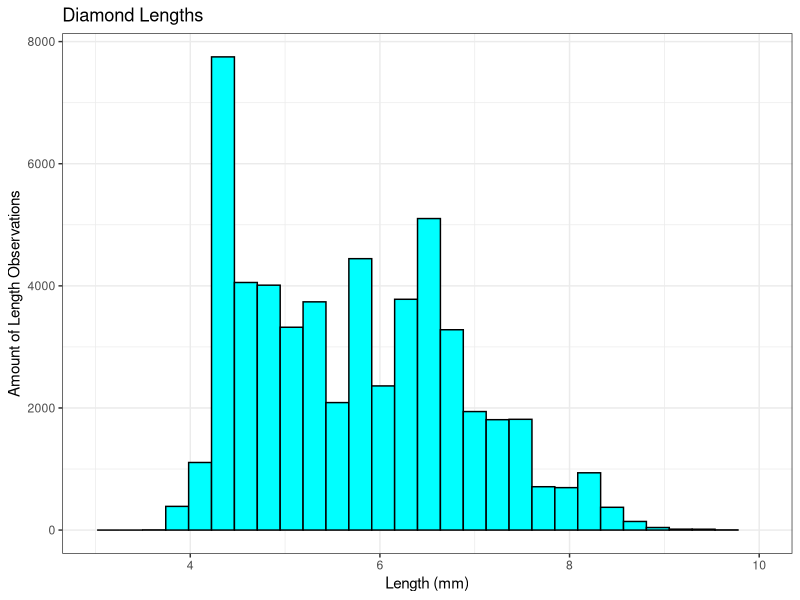
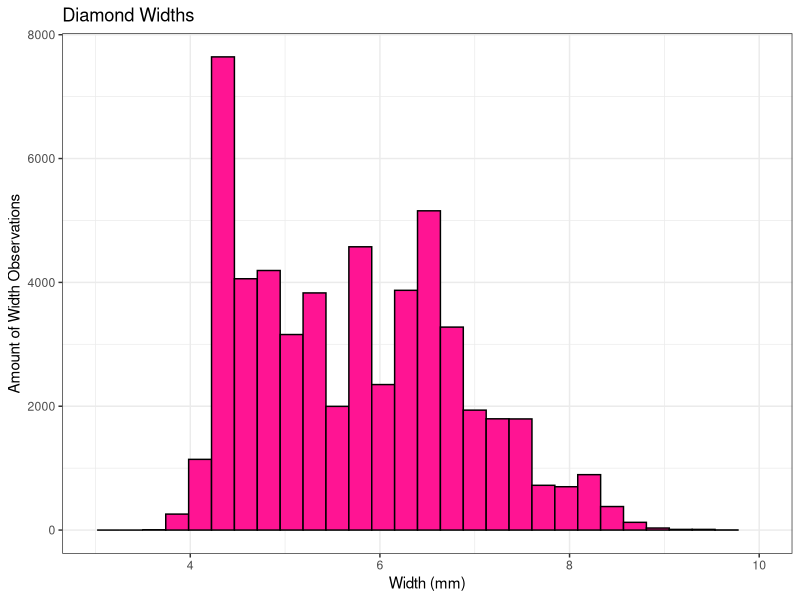
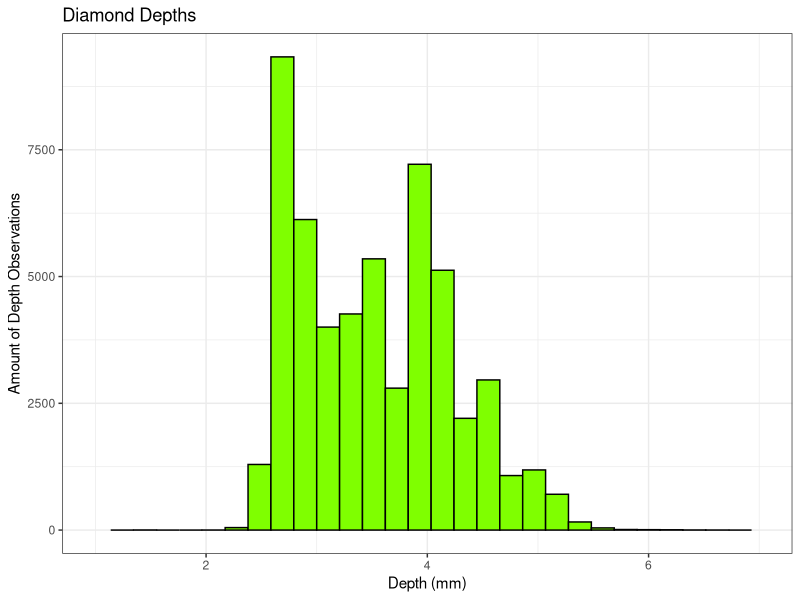
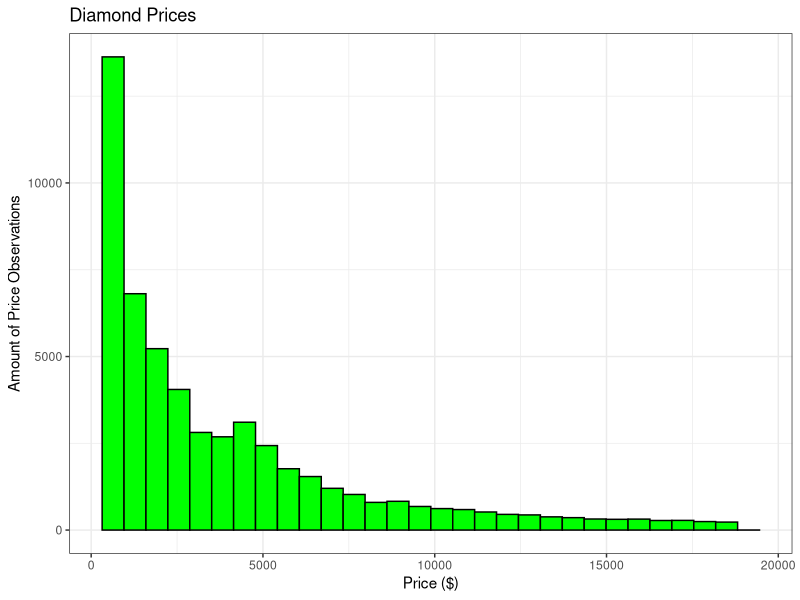
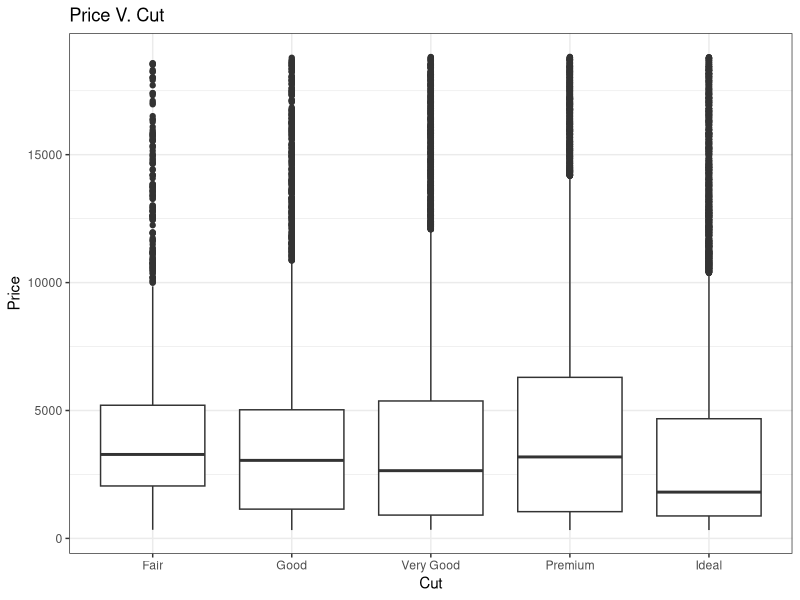
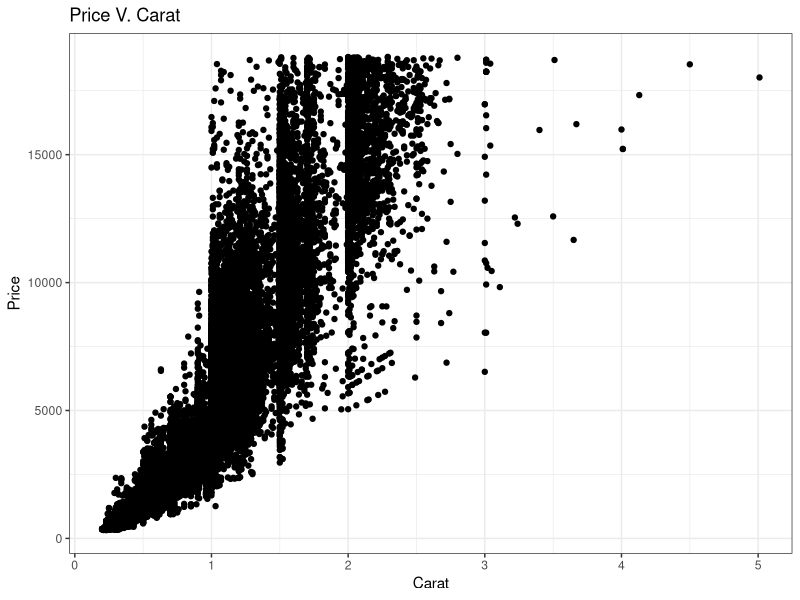
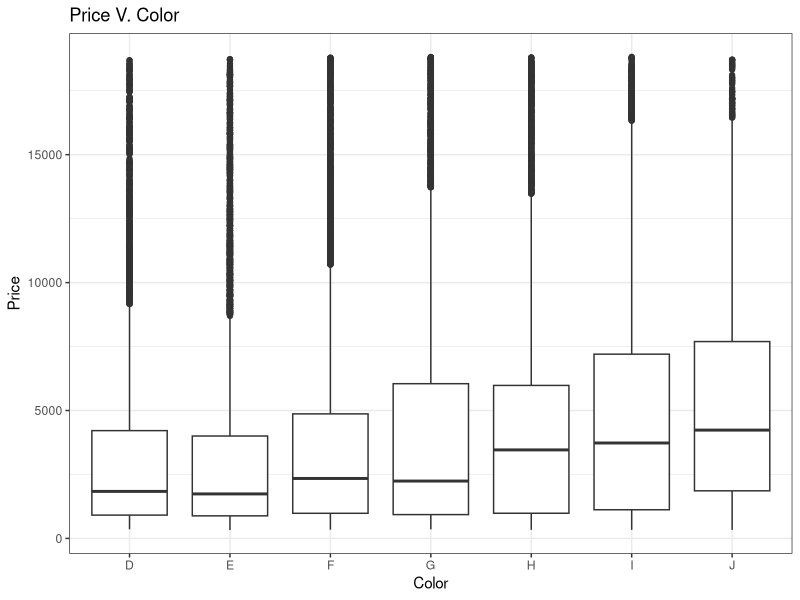
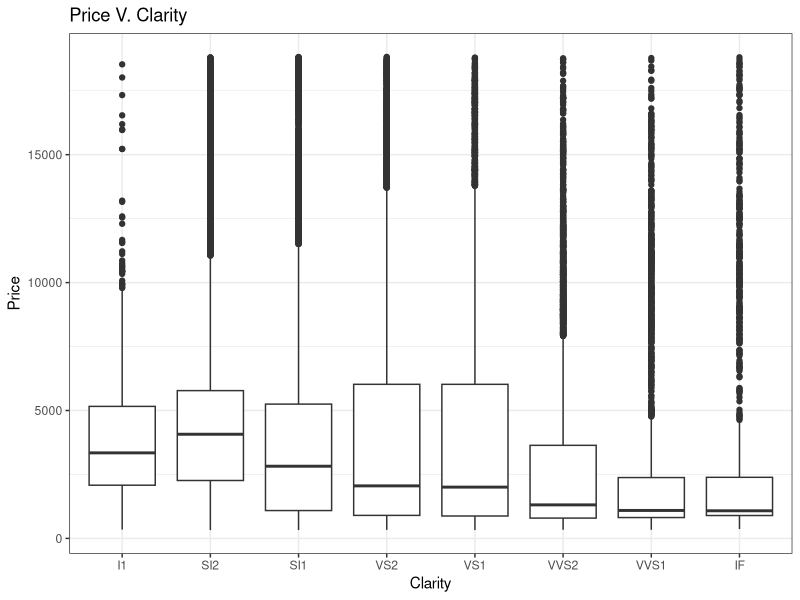

R code for these plots, in order:
## ---- chunk 1
knitr::opts_chunk$set(echo = TRUE)
## ---- chunk 2
library(tidyverse)
library(knitr)
library(dplyr)
library(gridExtra)
?diamonds
head(diamonds)
## ---- chunk 3
#Diamond Length (x)
ggplot(data = diamonds, aes(x)) +
  geom_histogram(fill = 'cyan', color = 'Black') +
  xlim(3,10) +
  theme_bw() +
  labs(x = "Length (mm)",
       y = "Amount of Length Observations",
       title = "Diamond Lengths")
## ---- chunk 4
#Diamond Width (y)
ggplot(data = diamonds, aes(y)) +
  geom_histogram(fill = 'deeppink', color = 'black') +
  xlim(3,10) +
  theme_bw() +
  labs(x = "Width (mm)",
       y = "Amount of Width Observations",
       title = "Diamond Widths")
## ---- chunk 5
#Diamond Depth (z)
ggplot(data = diamonds, aes(z)) +
  geom_histogram(fill = 'chartreuse', color = 'black') +
  xlim(1,7) +
  theme_bw() +
  labs(x = "Depth (mm)",
       y = "Amount of Depth Observations",
       title = "Diamond Depths")
## ---- chunk 6
#Exploring distributiuon of Prices
ggplot(data = diamonds, aes(price)) +
  geom_histogram(fill = 'green', color = 'black') +
  theme_bw() +
  labs(x = "Price ($)",
       y = "Amount of Price Observations",
       title = "Diamond Prices")
## ---- chunk 7
ggplot(data = diamonds, aes(x = cut, y = price)) +
  geom_boxplot() +
  theme_bw() +
  labs(x = "Cut",
       y = "Price",
       title = "Price V. Cut")
## ---- chunk 8
ggplot(data = diamonds, aes(x = carat, y = price)) +
  geom_point() +
  theme_bw() +
  labs(x = "Carat",
       y = "Price",
       title = "Price V. Carat")
## ---- chunk 9
ggplot(data = diamonds, aes(x = color, y = price)) +
  geom_boxplot() +
  theme_bw() +
  labs(x = "Color",
       y = "Price",
       title = "Price V. Color")
## ---- chunk 10
ggplot(data = diamonds, aes(x = clarity, y = price)) +
  geom_boxplot() +
  theme_bw() +
  labs(x = "Clarity",
       y = "Price",
       title = "Price V. Clarity")
## ---- chunk 11
ggplot(diamonds, aes(cut, carat)) +
  geom_boxplot() +
  theme_bw() +
  labs(x = 'Cut',
       y = 'Carat', 
       title = 'Diamond Cut vs. Carat')
## ---- chunk 12
diamonds %>%
  mutate(price_part =
           case_when(
             price >= 0 & price <= 2500 ~ '0-2500',
             price >= 2501 & price <= 5000 ~ '2501-5000',
             price >= 5001 & price <= 7500 ~ '5001-7501',
             price >= 7501 & price <= 10000 ~ '7501-10000',
             price >= 10001 & price <= 12500 ~ '10001-12500',
             price >= 12501 & price <= 15000 ~ '12501-15000',
             price >= 15001 & price <= 17500 ~ '15001-17500',
             price >= 17501 & price <= 20000 ~ '17501-20000',
             price >= 20001 & price <= 22500 ~ '20001-22500',
             price >= 22501 & price <= 25000 ~ '22501-25000'),
         price_part =  fct_relevel(price_part,'0-3000','2501-5000','5001-7501','7501-10000','10001-12500','12501-15000','15001-17500','17501-20000','20001-22500','22501-25000')) %>%
  ggplot(aes(carat, price, fill = price_part)) +
    geom_boxplot() +
    scale_fill_brewer(palette = 'Reds') +
    labs(x = 'Carat', y = 'Price ($USD)', title = 'Carat grouped by Price', fill = "Price Ranges") +
    theme_bw()
## ---- chunk 13
diamond_p <- diamonds %>%
  mutate(price_groups = 
           case_when(
             price >= 0 & price <= 2000 ~ "1-2000",
             price >= 2001 & price <= 4000 ~ "2001-4000",
             price >= 4001 & price <= 6000 ~ "4001-6000",
             price >= 6001 & price <= 8000 ~ "6001-8000",
             price >= 8001 & price <= 10000 ~ "8001-10000",
             price >= 10001 & price <= 12000 ~ "10001-12000",
             price >= 12001 & price <= 14000 ~ "12001-14000",
             price >= 14001 & price <= 16000 ~ "14001-16000",
             price >= 16001 & price <= 18000 ~ "16001-18000",
             price >= 18001 & price <= 20000 ~ "18001-20000"))
         
ggplot(data = diamond_p, aes(carat, fct_reorder(price_groups, carat), fill = price_groups)) +
  geom_boxplot() +
  theme_bw() +
  labs(x = "Carat",
       y = "Price",
       title = ("Price Groups of Different Carats")) +
  theme(legend.position = 'none')
## ---- chunk 14
large <- diamonds %>%
  filter(carat >= 4.01)

largeplot <- ggplot(data = large, aes(x = price)) +
  geom_histogram(fill = 'yellow', color = 'black') +
  theme_bw() +
  labs(x = "Price",
       y = "Amount of Large Diamonds",
       title = "Prices of Large Carat Diamonds")

small <- diamonds %>%
  filter(carat <= 1.2)

smallplot <- ggplot(data = small, aes(x = price)) +
  geom_histogram(fill = 'purple', color = 'black') +
  theme_bw() +
  labs(x = "Price",
       y = "Amount of Small Diamonds",
       title = "Prices of Small Carat Diamonds")

grid.arrange(largeplot, smallplot, nrow = 1)
## ---- chunk 15
ggplot(diamonds, aes(x = carat, y = price, fill = cut)) +
    geom_col(alpha = 1) +
    coord_cartesian(xlim = c(0,4), ylim = c(0, 2600000), expand = FALSE) +
    facet_wrap(~cut, scales = 'free') +
    labs(x = 'Carat', y = 'Price ($)', title = 'Price of Carats by Type of Cut') +
    theme_bw() 
